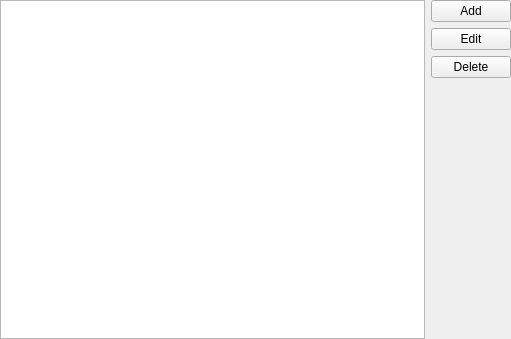
<?xml version="1.0" encoding="UTF-8"?>
<ui version="4.0">
 <class>NickServIdentifyWidget</class>
 <widget class="QWidget" name="NickServIdentifyWidget">
  <property name="geometry">
   <rect>
    <x>0</x>
    <y>0</y>
    <width>511</width>
    <height>339</height>
   </rect>
  </property>
  <property name="windowTitle">
   <string>NickServ identifies</string>
  </property>
  <layout class="QGridLayout" name="gridLayout">
   <property name="margin">
    <number>0</number>
   </property>
   <item row="0" column="0">
    <widget class="QTableView" name="NickServIdentifyView_"/>
   </item>
   <item row="0" column="1">
    <layout class="QVBoxLayout" name="verticalLayout">
     <item>
      <widget class="QPushButton" name="Add_">
       <property name="text">
        <string>Add</string>
       </property>
       <property name="icon">
        <iconset theme="list-add"/>
       </property>
      </widget>
     </item>
     <item>
      <widget class="QPushButton" name="Edit_">
       <property name="text">
        <string>Edit</string>
       </property>
       <property name="icon">
        <iconset theme="document-edit"/>
       </property>
      </widget>
     </item>
     <item>
      <widget class="QPushButton" name="Delete_">
       <property name="text">
        <string>Delete</string>
       </property>
       <property name="icon">
        <iconset theme="list-remove"/>
       </property>
      </widget>
     </item>
     <item>
      <spacer name="verticalSpacer">
       <property name="orientation">
        <enum>Qt::Vertical</enum>
       </property>
       <property name="sizeHint" stdset="0">
        <size>
         <width>20</width>
         <height>40</height>
        </size>
       </property>
      </spacer>
     </item>
    </layout>
   </item>
  </layout>
 </widget>
 <resources/>
 <connections/>
</ui>
